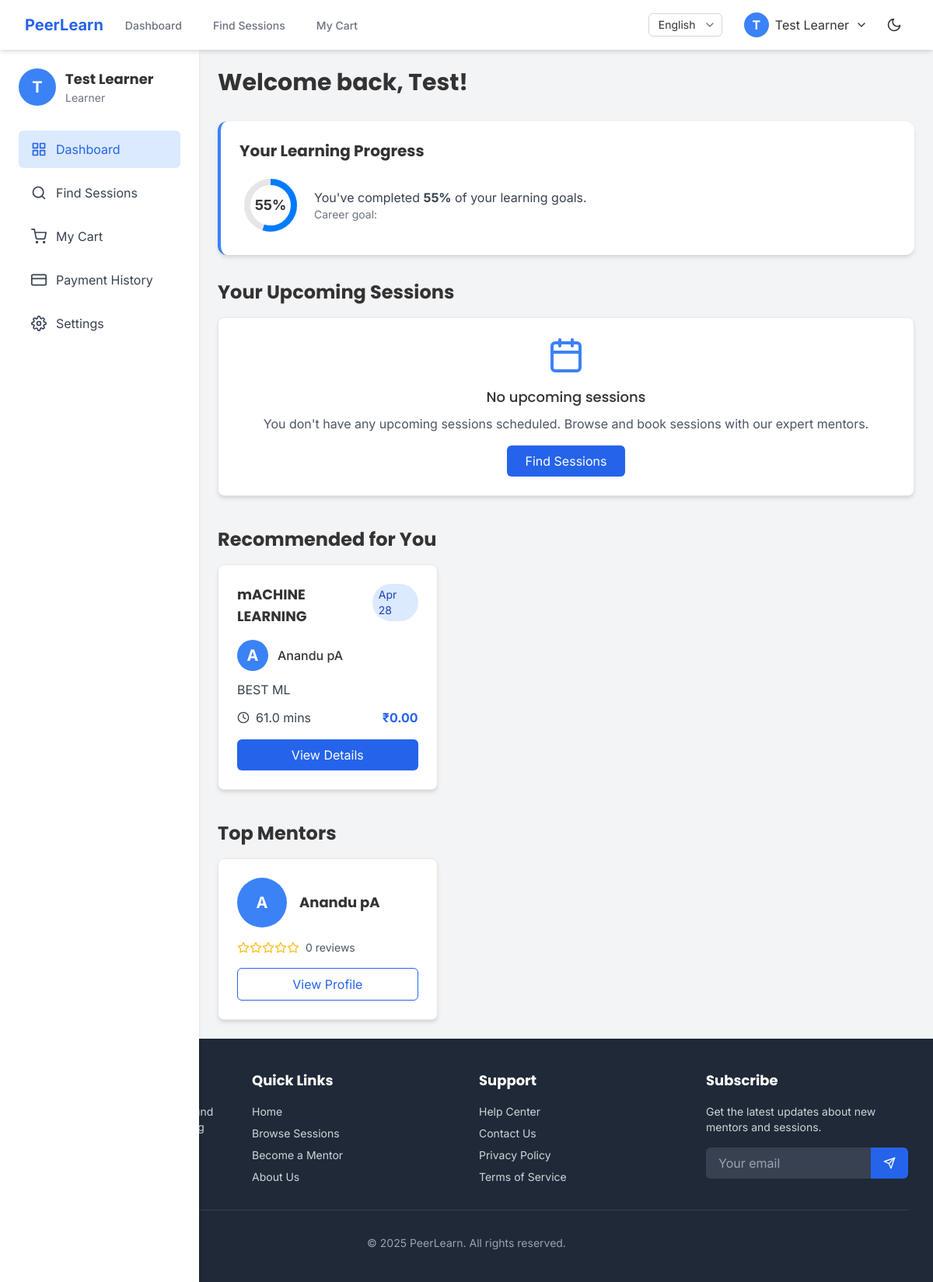
Before: /dashboard/learner/ (signed in) with the older database file.
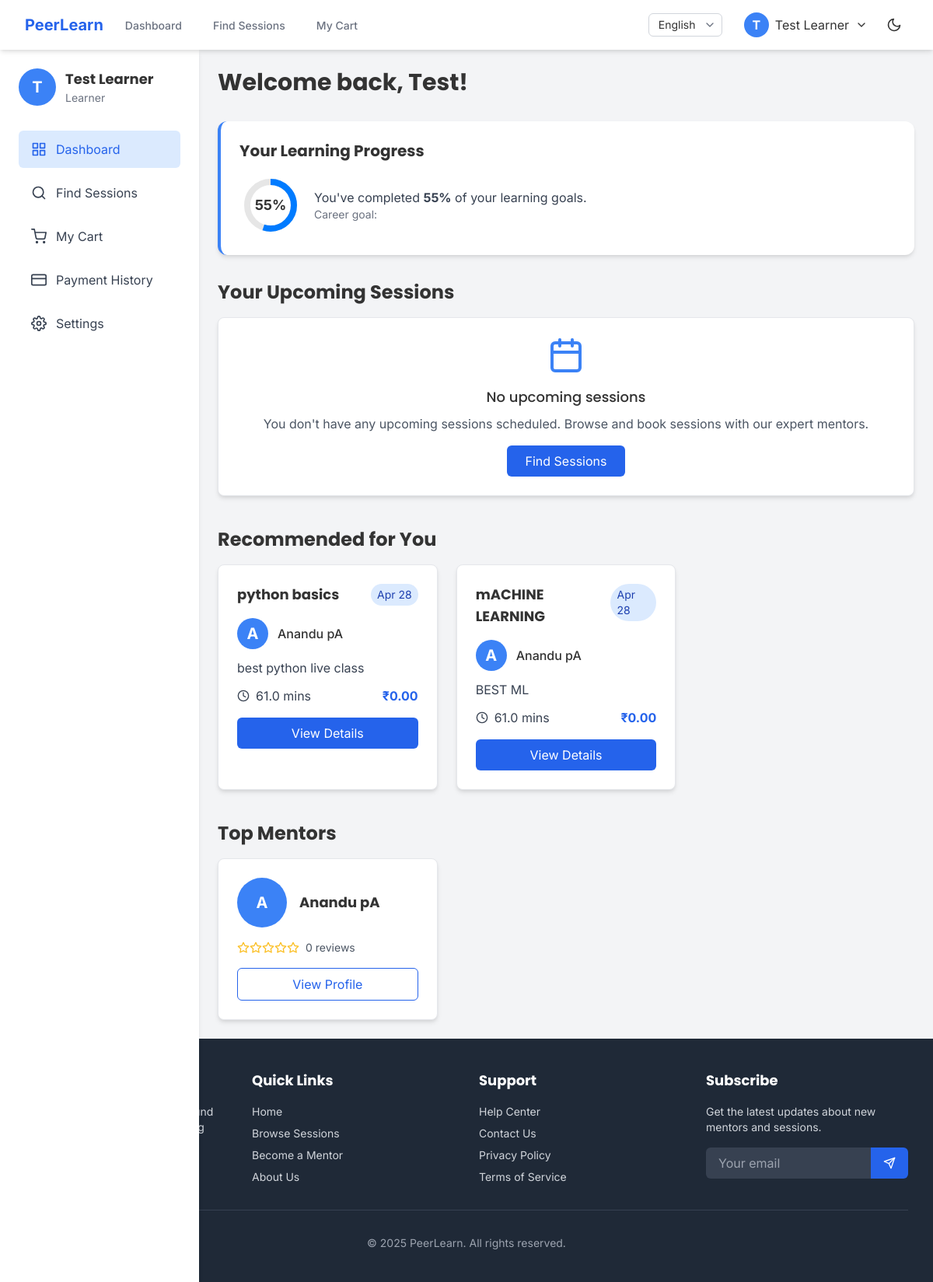
After: the same page with the newer database file.
### learning_sessions/models.py (models this page shows, shortened)
class Session(models.Model):
    STATUS_CHOICES = (
        ('scheduled', _('Scheduled')),
        ('in_progress', _('In Progress')),
        ('completed', _('Completed')),
        ('cancelled', _('Cancelled')),
    )
    mentor = models.ForeignKey(MentorProfile, on_delete=models.CASCADE, related_name='sessions')
    title = models.CharField(_('title'), max_length=255)
    description = models.TextField(_('description'))
    start_time = models.DateTimeField(_('start time'))
    end_time = models.DateTimeField(_('end time'))
    price = models.DecimalField(_('price'), max_digits=10, decimal_places=2)
    max_participants = models.PositiveIntegerField(_('maximum participants'), default=1)
    current_participants = models.PositiveIntegerField(_('current participants'), default=0)
    status = models.CharField(_('status'), max_length=20, choices=STATUS_CHOICES, default='scheduled')
    tags = models.CharField(_('tags'), max_length=255, blank=True, help_text=_("Comma-separated tags"))
    created_at = models.DateTimeField(auto_now_add=True)
    updated_at = models.DateTimeField(auto_now=True)
    class Meta:
        ordering = ['start_time']
        indexes = [
            models.Index(fields=['start_time']),
            models.Index(fields=['status']),
        ]
    @property
    def duration_minutes(self):
        delta = self.end_time - self.start_time
        return delta.total_seconds() / 60

### users/models.py (models this page shows, shortened)
class MentorProfile(models.Model):
    user = models.OneToOneField(User, on_delete=models.CASCADE, related_name='mentor_profile')
    expertise = models.CharField(_('area of expertise'), max_length=255)
    bio = models.TextField(_('biography'))
    hourly_rate = models.DecimalField(_('hourly rate'), max_digits=10, decimal_places=2)
    is_approved = models.BooleanField(_('approved status'), default=False)
    intro_video = models.URLField(_('introduction video'), blank=True, null=True)
    average_rating = models.DecimalField(_('average rating'), max_digits=3, decimal_places=2, default=0)
    total_reviews = models.PositiveIntegerField(_('total reviews'), default=0)
    created_at = models.DateTimeField(auto_now_add=True)
    updated_at = models.DateTimeField(auto_now=True)
    def get_absolute_url(self):
        return reverse('mentor_profile', args=[self.id])

class User(AbstractUser):
    ROLE_CHOICES = (
        ('learner', _('Learner')),
        ('mentor', _('Mentor')),
        ('admin', _('Admin')),
    )
    username = None
    email = models.EmailField(_('email address'), unique=True)
    profile_picture = models.ImageField(_('profile picture'), upload_to='profile_pictures/', blank=True, null=True)
    role = models.CharField(_('role'), max_length=10, choices=ROLE_CHOICES, default='learner')
    two_factor_enabled = models.BooleanField(_('two-factor authentication'), default=False)
    USERNAME_FIELD = 'email'
    REQUIRED_FIELDS = []
    objects = UserManager()
    def get_full_name(self):
        return f"{self.first_name} {self.last_name}".strip() or self.email
    full_name = property(get_full_name)
    def get_dashboard_url(self):
        if self.role == 'learner':
            return reverse('learner_dashboard')
        elif self.role == 'mentor':
            return reverse('mentor_dashboard')
        elif self.role == 'admin':
            return reverse('admin_dashboard')
        return reverse('landing_page')

### users/views.py (the view)
# urls.py: path('dashboard/learner/', views.learner_dashboard, name='learner_dashboard'),
@login_required
def learner_dashboard(request):
    if request.user.role != 'learner':
        return redirect(request.user.get_dashboard_url())
    from learning_sessions.models import Session, Booking
    upcoming_bookings = Booking.objects.filter(
        learner=request.user,
        session__start_time__gt=timezone.now(),
        status='confirmed'
    ).order_by('session__start_time')
    from learning_sessions.ml_recommendations import get_personalized_recommendations
    recommended_sessions = get_personalized_recommendations(request.user, limit=6)
    top_mentors = MentorProfile.objects.filter(
        is_approved=True
    ).order_by('-average_rating')[:6]
    return render(request, 'dashboard/learner_dashboard.html', {
        'upcoming_bookings': upcoming_bookings,
        'recommended_sessions': recommended_sessions,
        'top_mentors': top_mentors,
    })

### learning_sessions/ml_recommendations.py (called while the page is built, shortened)
def get_collaborative_filtering_recommendations(user, limit=5):
    user_sessions = Booking.objects.filter(
        learner=user,
        status__in=['confirmed', 'completed']
    ).values_list('session_id', flat=True)
    if not user_sessions:
        return get_content_based_recommendations(user, limit)
    similar_users = User.objects.filter(
        bookings__session_id__in=user_sessions,
        bookings__status__in=['confirmed', 'completed']
    ).exclude(id=user.id).distinct()
    if not similar_users.exists():
        return get_content_based_recommendations(user, limit)

### templates/dashboard/learner_dashboard.html (shortened to what the changed rows need)
{% extends 'base.html' %}
{% load i18n %}
{% load static %}
{% block content %}
<div class="bg-gray-100 min-h-screen">
    <div class="hidden md:block fixed left-0 top-16 bottom-0 w-64 bg-white shadow-md z-10">
        <div class="p-6">
            <div class="flex items-center mb-6">
                <div>
                    <h2 class="text-lg font-bold">{{ user.get_full_name }}</h2>
                </div>
            </div>
        </div>
    </div>
    <div class="md:ml-64 p-6">
        <h1 class="text-3xl font-bold mb-8">{% trans "Welcome back" %}, {{ user.first_name }}!</h1>
        <div class="bg-white rounded-xl shadow-md p-6 mb-8 border-l-4 border-blue-500">
            <h2 class="text-xl font-bold mb-4">{% trans "Your Learning Progress" %}</h2>
        </div>
        <h2 class="text-2xl font-bold mb-4">{% trans "Your Upcoming Sessions" %}</h2>
        <h2 class="text-2xl font-bold mb-4">{% trans "Recommended for You" %}</h2>
        <div class="grid grid-cols-1 md:grid-cols-2 lg:grid-cols-3 gap-6 mb-10">
            {% if recommended_sessions %}
                {% for session in recommended_sessions %}
                    <div class="bg-white rounded-lg shadow-md overflow-hidden card-hover-effect border border-gray-200">
                        <div class="p-6">
                            <div class="flex justify-between items-start mb-4">
                                <h3 class="text-lg font-bold">{{ session.title }}</h3>
                                <span class="text-sm py-1 px-2 bg-blue-100 text-blue-800 rounded-full">{{ session.start_time|date:"M d" }}</span>
                            </div>
                            <div class="flex items-center mb-3">
                                {% if session.mentor.user.profile_picture %}
                                    <img src="{{ session.mentor.user.profile_picture.url }}" alt="{{ session.mentor.user.get_full_name }}" class="h-10 w-10 rounded-full object-cover mr-3">
                                {% else %}
                                    <div class="h-10 w-10 rounded-full bg-blue-500 text-white flex items-center justify-center font-bold text-xl mr-3">
                                        {{ session.mentor.user.first_name|first|upper }}
                                    </div>
                                {% endif %}
                                <div>
                                    <p class="font-medium">{{ session.mentor.user.get_full_name }}</p>
                                </div>
                            </div>
                            <p class="text-gray-700 mb-3 line-clamp-2">{{ session.description }}</p>
                            <div class="flex items-center justify-between mb-4">
                                <div class="flex items-center text-gray-700">
                                    <i data-feather="clock" class="h-4 w-4 mr-2"></i>
                                    <span>{{ session.duration_minutes }} mins</span>
                                </div>
                                <div class="font-bold text-blue-600">₹{{ session.price }}</div>
                            </div>
                            <a href="{% url 'session_detail' session_id=session.id %}" class="block w-full bg-blue-600 text-white text-center py-2 px-4 rounded-md hover:bg-blue-700 transition">
                                {% trans "View Details" %}
                            </a>
                        </div>
                    </div>
                {% endfor %}
            {% endif %}
        </div>
        <h2 class="text-2xl font-bold mb-4">{% trans "Top Mentors" %}</h2>
        <div class="grid grid-cols-1 md:grid-cols-2 lg:grid-cols-3 gap-6">
            {% if top_mentors %}
                {% for mentor in top_mentors %}
                    <div class="bg-white rounded-lg shadow-md overflow-hidden card-hover-effect border border-gray-200">
                        <div class="p-6">
                            <div class="flex items-center mb-4">
                                {% if mentor.user.profile_picture %}
                                    <img src="{{ mentor.user.profile_picture.url }}" alt="{{ mentor.user.get_full_name }}" class="h-16 w-16 rounded-full object-cover mr-4">
                                {% else %}
                                    <div class="h-16 w-16 rounded-full bg-blue-500 text-white flex items-center justify-center font-bold text-xl mr-4">
                                        {{ mentor.user.first_name|first|upper }}
                                    </div>
                                {% endif %}
                                <div>
                                    <h3 class="text-lg font-bold">{{ mentor.user.get_full_name }}</h3>
                                </div>
                            </div>
                            <div class="flex items-center mb-3">
                                <div class="flex text-yellow-400 mr-2">
                                    {% for i in "12345" %}
                                        {% if forloop.counter <= mentor.average_rating %}
                                            <i data-feather="star" class="h-4 w-4 fill-current"></i>
                                        {% else %}
                                            <i data-feather="star" class="h-4 w-4"></i>
                                        {% endif %}
                                    {% endfor %}
                                </div>
                                <span class="text-sm text-gray-600">{{ mentor.total_reviews }} {% trans "reviews" %}</span>
                            </div>
                            <a href="{{ mentor.get_absolute_url }}" class="block w-full bg-white border border-blue-600 text-blue-600 text-center py-2 px-4 rounded-md hover:bg-blue-50 transition">
                                {% trans "View Profile" %}
                            </a>
                        </div>
                    </div>
                {% endfor %}
            {% endif %}
        </div>
    </div>
</div>
{% endblock %}

Changed rows visible on the page:
added Session: title "python basics", start_time "Apr 28", mentor.user.first_name|first "A", mentor.user.get_full_name "Anandu pA", description "best python live class", duration_minutes "61.0", price "0.00"
